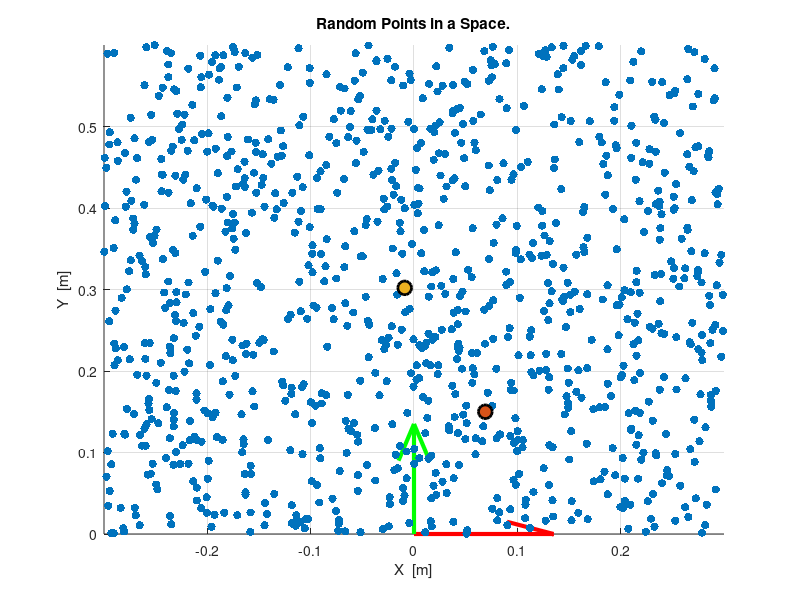

MATLAB code to generate this figure:
% 部分拘束typeAにおけるプランニングのテスト

clear;

apply_points = [];
first_pos = [0.069, 0.150];
goal_pos = [-0.009, 0.302];

points = 1000;
points = points - 1;

min_theta = 90;
max_theta = 105.5;
half_range = max_theta - min_theta;
average_theta = (min_theta + max_theta) / 2;

% xとyの乱数を生成 (-1, 1の範囲)

random_point = [0.6 * rand(points, 1) - 0.3, 0.6 * rand(points, 1)];
random_point = [random_point; goal_pos];

figure;

hold on;

grid on;

axis([-0.3 0.3 0.0 0.6]);
scatter(random_point(:, 1), random_point(:, 2), 'filled');
scatter(first_pos(1), first_pos(2), 100, 'filled', "g", 'MarkerEdgeColor', 'k', 'LineWidth', 2);
scatter(goal_pos(1), goal_pos(2), 100, 'filled', "r", 'MarkerEdgeColor', 'k', 'LineWidth', 2);

% x軸の描画
%line([0 0.2], [0 0], 'Color', 'red', 'LineWidth', 2); 
quiver(0.0, 0.0, 0.15, 0.0, 'Color', 'red', 'LineWidth', 3);
% y軸の描画
%line([0 0], [0 0.2], 'Color', 'green', 'LineWidth', 2); 
quiver(0.0, 0.0, 0.0, 0.15, 'Color', 'green', 'LineWidth', 3);


xlabel('X  [m]');
ylabel('Y  [m]');

title('Random Points in a Space.')

hold off;